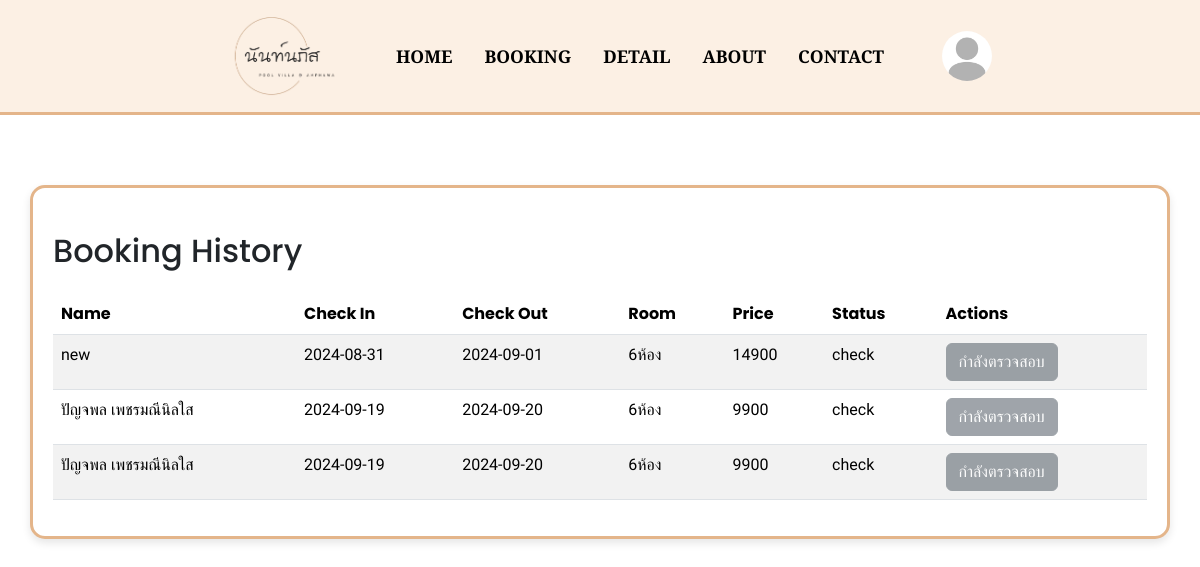
Before: /booking_history.php (signed in) with the older database file.
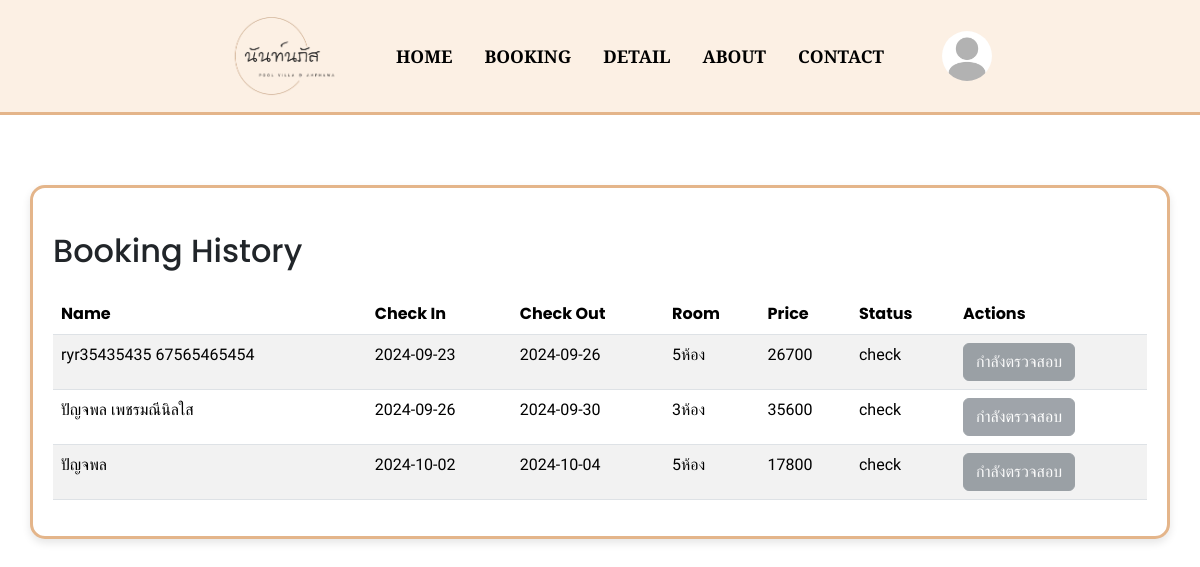
After: the same page with the newer database file.
### tables this page shows
CREATE TABLE `orders_db` (
  `id` int(11) NOT NULL,
  `name` varchar(255) NOT NULL,
  `price` int(11) NOT NULL,
  `people` int(11) NOT NULL,
  `checkin` date NOT NULL,
  `checkout` date NOT NULL,
  `status` varchar(255) NOT NULL,
  `phone` varchar(255) NOT NULL,
  `room` varchar(255) NOT NULL,
  `firstname` varchar(255) NOT NULL,
  `lastname` varchar(255) NOT NULL,
  `slip` text NOT NULL,
  `user_id` varchar(255) NOT NULL
);

### booking_history.php (the view, shortened to what this page needs)
<?php
$servername = "localhost";
$username = "u642212680_poolvilla";
$password = "0613989655Za";
$dbname = "u642212680_poolvilla";
$conn = new mysqli($servername, $username, $password, $dbname);
if (isset($_SESSION['user_id'])) {
    $user_id = $_SESSION['user_id'];
    $query = "SELECT profile_picture FROM login_user WHERE id = ?";
    $stmt = $conn->prepare($query);
    $stmt->bind_param("i", $user_id);
    $stmt->execute();
    $result = $stmt->get_result();
    $query = "SELECT id, checkin, checkout, room, price, name, status FROM orders_db WHERE user_id = ?";
    $stmt = $conn->prepare($query);
    $stmt->bind_param("i", $user_id);
    $stmt->execute();
    $result = $stmt->get_result();
}
?>
<!DOCTYPE html>
<html lang="en">
<head>
    <link href="https://cdn.jsdelivr.net/npm/bootstrap@5.3.3/dist/css/bootstrap.min.css" rel="stylesheet">
    <link rel="stylesheet" href="css/book_his.css">
</head>
<body>
<?php include 'nav.php'; ?>
<div class="container">
    <h2 class="mt-4">Booking History</h2>
    <table class="table table-striped mt-4">
        <thead>
            <tr>
                <th>Name</th>
                <th>Check In</th>
                <th>Check Out</th>
                <th>Room</th>
                <th>Price</th>
                <th>Status</th>
                <th>Actions</th>
            </tr>
        </thead>
        <tbody>
            <?php if ($result->num_rows > 0): ?>
                <?php while ($row = $result->fetch_assoc()): ?>
                    <tr>
                        <td><?php echo $row['name'];  ?></td>
                        <td><?php echo $row['checkin']; ?></td>
                        <td><?php echo $row['checkout']; ?></td>
                        <td><?php echo $row['room']; ?></td>
                        <td><?php echo $row['price']; ?></td>
                        <td><?php echo $row['status']; ?></td>
                        <td>
    <?php if ($row['status'] === 'check'): ?>
        <button type="button" class="btn btn-secondary" disabled>กำลังตรวจสอบ</button>
    <?php endif; ?>
</td>
                    </tr>
                <?php endwhile; ?>
            <?php else: ?>
                <tr>
                    <td colspan="7">No bookings found.</td>
                </tr>
            <?php endif; ?>
        </tbody>
    </table>
</div>
</body>
</html>

### nav.php (shortened to what this page needs)
<?php
$profile_picture = isset($_SESSION['profile_picture']) ? $_SESSION['profile_picture'] : 'uploads/profiletest.jpg';
?>
<!DOCTYPE html>
<html lang="en">
<head>
</head>
<body>
<nav>
    <div class="nav__logo">
        <img src="poo/image2.png" alt="Logo" width="22" height="80">
    </div>
    <ul class="nav__links" id="navLinks">
        <li class="center-links">
            <a href="index.php">HOME</a>
            <a href="index.php#book">BOOKING</a>
            <a href="index.php#detail">DETAIL</a>
            <a class="aboutddd" href="index.php#about">ABOUT</a>
            <a href="contact.php">CONTACT</a>
        </li>
    </ul>
    <?php if (isset($_SESSION['user_id'])): ?>
        <div class="user-link">
            <div class="user">
                <img src="<?php echo htmlspecialchars($profile_picture); ?>" alt="Profile Picture" width="50" height="50" onclick="toggleDropdown()">
            </div>
        </div>
    <?php endif; ?>
</nav>
</body>
</html>

### css/book_his.css (style rules this page uses)
body { font-family: "Poppins", sans-serif; }
td { font-family: "Mitr", sans-serif; }
.container { border: 3px solid #e4b58a; border-radius: 15px; padding: 20px; background-color: #ffffff; box-shadow: 0px 4px 8px rgba(0, 0, 0, 0.1); margin-top: 70px; }
.nav__logo { font-size: 1.5rem; font-weight: 600; color: var(--text-dark); }
nav { margin: 0; padding: 1rem 13rem; display: flex; align-items: center; background-color: #fcf0e4; border-bottom-style: solid; border-color: #e4b58a; width: 100%; justify-content: space-between; }
.user { display: flex; align-items: center; position: relative; }
.user img { border-radius: 50%; width: 50px; height: 50px; cursor: pointer; }

### nav.php (style rules this page uses)
nav { margin: 0; display: flex; align-items: center; background-color: #fcf0e4; border-bottom-style: solid; border-color: #e4b58a; width: 100%; justify-content: space-between; position: relative; }
.nav__logo img { width: 130px; height: 80px; }
.nav__logo { width: 130px; height: 80px; }
.nav__links { list-style: none; display: flex; align-items: center; justify-content: center; margin-bottom: 0; padding-left: 0; flex-grow: 1; }
.center-links { display: flex; justify-content: center; text-align: center; align-items: center; gap: 2rem; }
.center-links a { font-size: 1.1em; color: #000; text-decoration: none; font-family: 'Cormorant Garamond', serif; font-weight: 600; }
.login-btn, .user-link { display: flex; justify-content: flex-end; align-items: center; margin-left: auto; }
.user img { border-radius: 50%; cursor: pointer; }

Changed rows visible on the page:
removed orders_db: name "new", checkin "2024-08-31", checkout "2024-09-01", room "6ห้อง", price "14900", status "check", shows "กำลังตรวจสอบ"
removed orders_db: name "ปัญจพล เพชรมณีนิลใส", checkin "2024-09-19", checkout "2024-09-20", room "6ห้อง", price "9900", status "check", shows "กำลังตรวจสอบ"
removed orders_db: name "ปัญจพล เพชรมณีนิลใส", checkin "2024-09-19", checkout "2024-09-20", room "6ห้อง", price "9900", status "check", shows "กำลังตรวจสอบ"
added orders_db: name "ryr35435435 67565465454", checkin "2024-09-23", checkout "2024-09-26", room "5ห้อง", price "26700", status "check", shows "กำลังตรวจสอบ"
added orders_db: name "ปัญจพล เพชรมณีนิลใส", checkin "2024-09-26", checkout "2024-09-30", room "3ห้อง", price "35600", status "check", shows "กำลังตรวจสอบ"
added orders_db: name "ปัญจพล", checkin "2024-10-02", checkout "2024-10-04", room "5ห้อง", price "17800", status "check", shows "กำลังตรวจสอบ"
